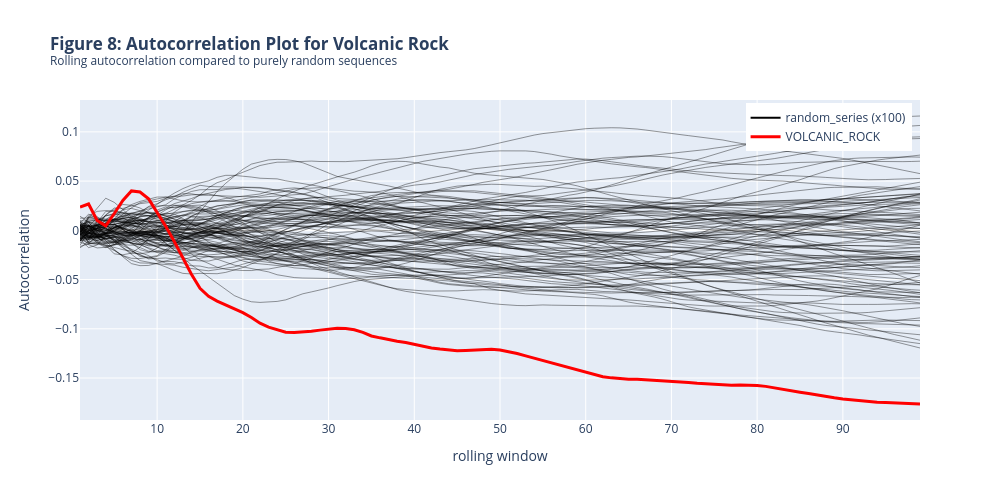

The notebook cell this image was saved under:
### Markdown cell above
## Mean Reversion Trading (Volcanic Rock)

Simultaneously, analysis of the underlying Volcanic Rock asset suggested potential mean reversion behavior. Given the limited historical data, we need statistical proof to ensure this isn't just noise before committing capital to a directional strategy.

**Methodology:**
1. Calculate the returns of Volcanic Rock over a rolling window of size $w$.
2. Compute the 1-lag autocorrelation of these non-overlapping $w$-period returns.
3. Generate $N=100$ randomized normal samples (Random Walks) matching the empirical volatility of the asset to act as a control group.
4. Compare the asset's autocorrelation profile against the random samples across various horizons.

If the underlying exhibits true short-term mean reversion, its rolling autocorrelation will dive significantly deeper into negative territory than the random walks.

### Code cell
import pandas as pd
import numpy as np
import plotly.graph_objects as go

# ============================================================
# MEAN REVERSION ANALYSIS: ROLLING AUTOCORRELATION
# ============================================================

# 1. Extract clean mid prices for Volcanic Rock from our existing data
# We assume 'underlying' dataframe is available from earlier steps
vr_prices = underlying['S'].values

# Calculate 1-tick returns to get the empirical parameters for our random walks
returns_1 = np.diff(vr_prices)
sigma = np.std(returns_1)
mu = np.mean(returns_1)
N_samples = len(vr_prices)

# Define the horizons (rolling windows) to test, matching Figure 8 (1 to ~100)
windows = np.arange(1, 100)
vr_autocorr = []

# 2. Calculate the metric for the real asset (Volcanic Rock)
for w in windows:
    # Calculate returns over a window 'w'
    r_w = pd.Series(vr_prices).diff(w)
    
    # Calculate the correlation between the current w-period return 
    # and the previous strictly non-overlapping w-period return
    corr = r_w.corr(r_w.shift(w))
    vr_autocorr.append(corr)

# 3. Generate Random Walks (Monte Carlo Control Group)
n_simulations = 100
random_autocorrs = np.zeros((n_simulations, len(windows)))

# Set a seed for reproducibility
np.random.seed(42)

for i in range(n_simulations):
    # Generate random normal returns and build a synthetic price path
    rand_returns = np.random.normal(mu, sigma, N_samples)
    rand_prices = np.cumsum(rand_returns) 

    # Calculate the same metric for the synthetic random walk
    for j, w in enumerate(windows):
        r_w_rand = pd.Series(rand_prices).diff(w)
        random_autocorrs[i, j] = r_w_rand.corr(r_w_rand.shift(w))

# ============================================================
# BUILDING THE GRAPH (PLOTLY)
# ============================================================
fig = go.Figure()

# Add the random walks (black lines)
for i in range(n_simulations):
    fig.add_trace(go.Scatter(
        x=windows, y=random_autocorrs[i],
        mode='lines',
        line=dict(color='black', width=1),
        opacity=0.4,
        showlegend=False
    ))

# Add a single black proxy line to represent the group in the legend
fig.add_trace(go.Scatter(
    x=[None], y=[None],
    mode='lines', line=dict(color='black', width=2),
    name='random_series (x100)'
))

# Add the actual Volcanic Rock data (thick red line)
fig.add_trace(go.Scatter(
    x=windows, y=vr_autocorr,
    mode='lines',
    line=dict(color='red', width=3),
    name='VOLCANIC_ROCK'
))

# Visual Configuration
fig.update_layout(
    title='<b>Figure 8: Autocorrelation Plot for Volcanic Rock</b><br><sup>Rolling autocorrelation compared to purely random sequences</sup>',
    xaxis_title='rolling window',
    yaxis_title='Autocorrelation',
    template='plotly',
    height=500, width=1000,
    hovermode='x unified',
    legend=dict(yanchor="top", y=0.99, xanchor="right", x=0.99)
)

fig.show()
